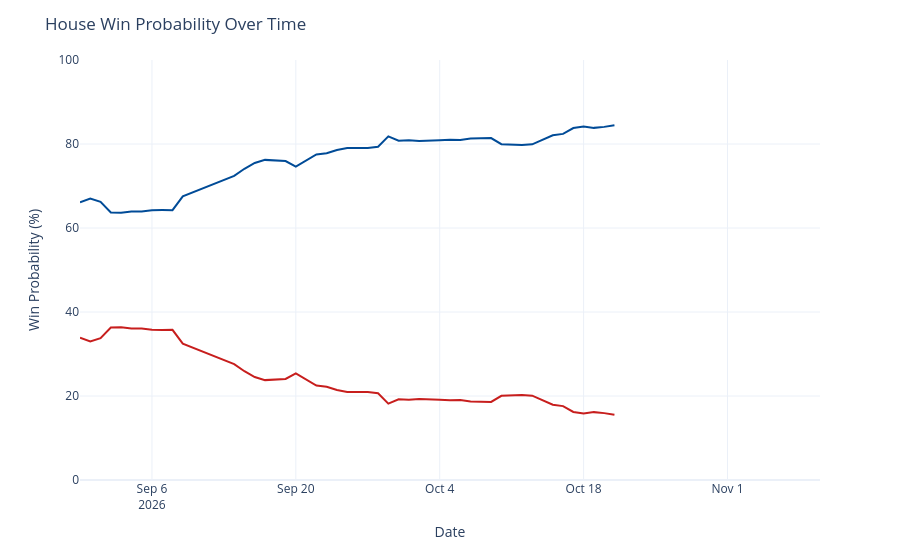

Notebook source saved alongside this figure:
### Code cell
chance_over_time = output_ts[(output_ts['geo'] == 'US House') &
                             (output_ts['type'] == 'chance')]
chance_over_time['rep_chance'] = chance_over_time['y'].map(lambda x: 100 - x)
chance_over_time = chance_over_time.rename({'y': 'Democrats', 'rep_chance': 'Republicans'}, axis=1)
chance_time_ser = px.line(chance_over_time, x='date', y=['Democrats', 'Republicans'], template='plotly_white',
                         color_discrete_map={'Democrats': '#004b97', 'Republicans': '#c71e1d'},)
chance_time_ser.update_traces(hovertemplate="%{y:.1f}%")
chance_time_ser.update_layout(
    xaxis=dict(range=[pd.to_datetime('2026-08-30'), pd.to_datetime('2026-11-10')]),
    yaxis=dict(range=[0, 100]),
    xaxis_title='Date',
    yaxis_title='Win Probability (%)',
    title=dict(text="House Win Probability Over Time"),
    hovermode="x",
    showlegend=False
)
chance_time_ser

### Figure 1 — Plotly figure (JSON) as saved in the notebook; plotly's stock layout.template omitted (floating-point values rounded to 4 significant figures)
{"data": [{"hovertemplate": "%{y:.1f}%", "legendgroup": "Democrats", "line": {"color": "#004b97", "dash": "solid"}, "marker": {"symbol": "circle"}, "mode": "lines", "name": "Democrats", "orientation": "v", "showlegend": true, "type": "scatter", "x": ["2026-08-30", "2026-08-31", "2026-09-01", "2026-09-02", "2026-09-03", "2026-09-04", "2026-09-05", "2026-09-06", "2026-09-07", "2026-09-08", "2026-09-09", "2026-09-14", "2026-09-15", "2026-09-16", "2026-09-17", "2026-09-18", "2026-09-19", "2026-09-20", "2026-09-21", "2026-09-22", "2026-09-23", "2026-09-24", "2026-09-25", "2026-09-26", "2026-09-27", "2026-09-28", "2026-09-29", "2026-09-30", "2026-10-01", "2026-10-02", "2026-10-03", "2026-10-04", "2026-10-05", "2026-10-06", "2026-10-07", "2026-10-08", "2026-10-09", "2026-10-10", "2026-10-11", "2026-10-12", "2026-10-13", "2026-10-15", "2026-10-16", "2026-10-17", "2026-10-18", "2026-10-19", "2026-10-20", "2026-10-21"], "xaxis": "x", "y": [66.12, 67.02, 66.25, 63.69, 63.65, 63.91, 63.91, 64.23, 64.27, 64.25, 67.54, 72.39, 74.1, 75.49, 76.22, 76.08, 75.94, 74.59, 76.12, 77.51, 77.78, 78.58, 79.05, 79.05, 79.05, 79.34, 81.82, 80.78, 80.9, 80.69, 80.7, 80.88, 81.01, 80.94, 81.32, 81.39, 81.42, 79.94, 79.78, 79.75, 79.92, 82.09, 82.41, 83.8, 84.17, 83.84, 84.08, 84.45], "yaxis": "y"}, {"hovertemplate": "%{y:.1f}%", "legendgroup": "Republicans", "line": {"color": "#c71e1d", "dash": "solid"}, "marker": {"symbol": "circle"}, "mode": "lines", "name": "Republicans", "orientation": "v", "showlegend": true, "type": "scatter", "x": ["2026-08-30", "2026-08-31", "2026-09-01", "2026-09-02", "2026-09-03", "2026-09-04", "2026-09-05", "2026-09-06", "2026-09-07", "2026-09-08", "2026-09-09", "2026-09-14", "2026-09-15", "2026-09-16", "2026-09-17", "2026-09-18", "2026-09-19", "2026-09-20", "2026-09-21", "2026-09-22", "2026-09-23", "2026-09-24", "2026-09-25", "2026-09-26", "2026-09-27", "2026-09-28", "2026-09-29", "2026-09-30", "2026-10-01", "2026-10-02", "2026-10-03", "2026-10-04", "2026-10-05", "2026-10-06", "2026-10-07", "2026-10-08", "2026-10-09", "2026-10-10", "2026-10-11", "2026-10-12", "2026-10-13", "2026-10-15", "2026-10-16", "2026-10-17", "2026-10-18", "2026-10-19", "2026-10-20", "2026-10-21"], "xaxis": "x", "y": [33.88, 32.98, 33.75, 36.31, 36.35, 36.09, 36.09, 35.77, 35.73, 35.75, 32.46, 27.61, 25.9, 24.51, 23.78, 23.92, 24.06, 25.41, 23.88, 22.49, 22.22, 21.42, 20.95, 20.95, 20.95, 20.66, 18.18, 19.22, 19.1, 19.31, 19.3, 19.12, 18.99, 19.06, 18.68, 18.61, 18.58, 20.06, 20.22, 20.25, 20.08, 17.91, 17.59, 16.2, 15.83, 16.16, 15.92, 15.55], "yaxis": "y"}], "layout": {"hovermode": "x", "legend": {"title": {"text": "variable"}, "tracegroupgap": 0}, "margin": {"t": 60}, "showlegend": false, "title": {"text": "House Win Probability Over Time"}, "xaxis": {"anchor": "y", "domain": [0, 1], "range": ["2026-08-30T00:00:00", "2026-11-10T00:00:00"], "title": {"text": "Date"}}, "yaxis": {"anchor": "x", "domain": [0, 1], "range": [0, 100], "title": {"text": "Win Probability (%)"}}}}
